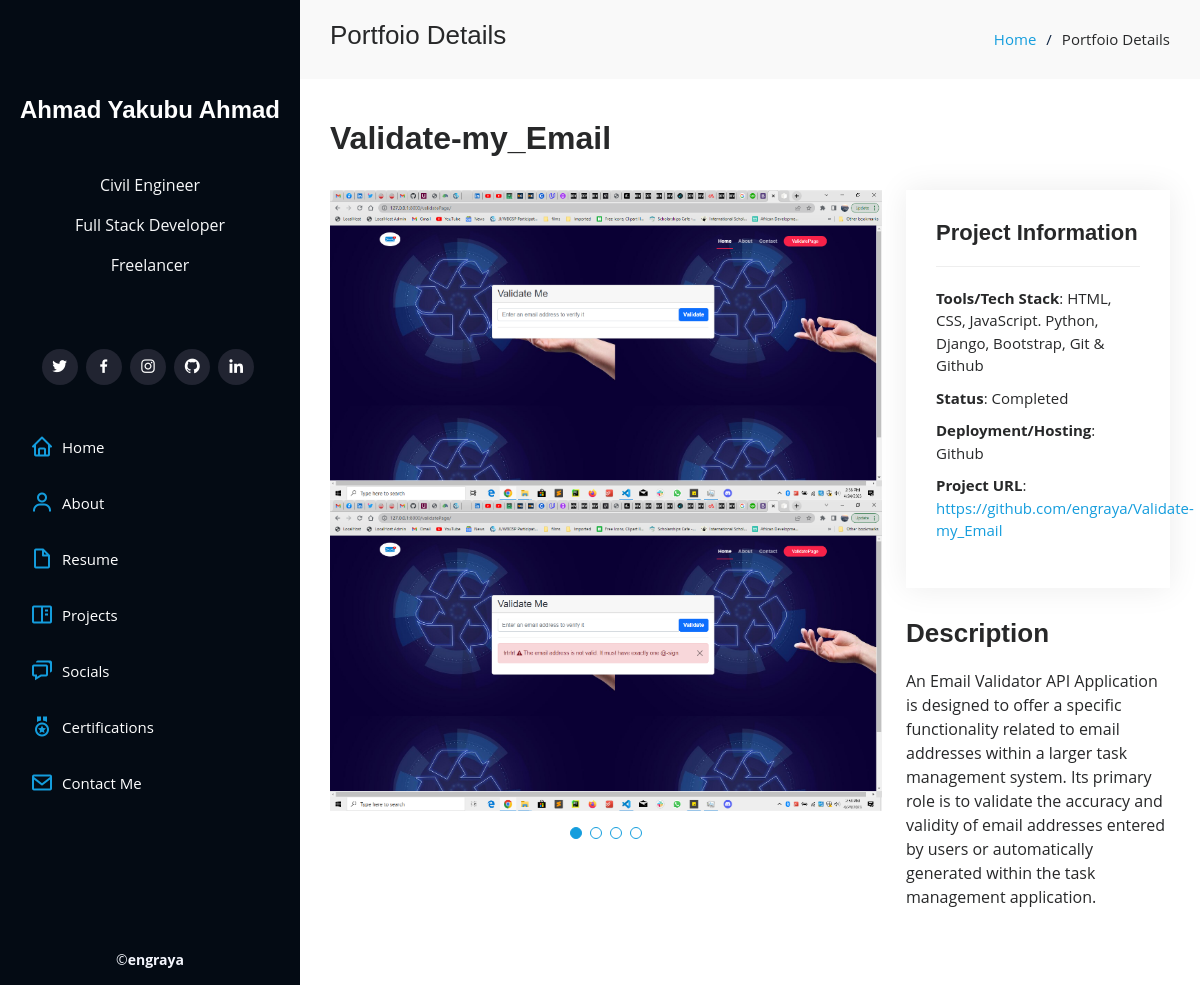
Page /portfolio-detail/3/ on the committed database.
### baseapp/models.py (models this page shows, shortened)
class Portfolio(models.Model):
    title = models.CharField(max_length=200, null=True, blank=True)
    portfolio_description = models.TextField()
    cover_image = models.ImageField(upload_to='portfolio_cover', null=True, blank=True)
    tech_stack = models.CharField(max_length=200, null=True, blank=True)
    deployment = models.CharField(max_length=200, null=True, blank=True)
    status = models.CharField(max_length=100, null=True, blank=True, choices=PROJECT_STATUS)
    portfolio_url = models.URLField(max_length=200, null=True, blank=True)

class Caption(models.Model):
    caption_shots = models.ForeignKey(Portfolio, on_delete=models.CASCADE ,null=True, blank=True)
    image = models.ImageField(upload_to='captions', null=True, blank=True)

### baseapp/views.py (the view)
# urls.py: path('portfolio-detail/<str:pk>/', views.portfolio_Detail, name="portfolio_detail"),
def portfolio_Detail(request, pk):
    portfolio = Portfolio.objects.get(id=pk)
    context = {'portfolio' : portfolio}
    return render(request, 'baseapp/portfolio-details.html', context)

### baseapp/templates/baseapp/portfolio-details.html
{% extends 'baseapp/base.html' %}
{% load static %}
{% block content  %}
<main id="main">
  <section id="breadcrumbs" class="breadcrumbs">
    <div class="container">
      <div class="d-flex justify-content-between align-items-center">
        <h2>Portfoio Details</h2>
        <ol>
          <li><a href="index.html">Home</a></li>
          <li>Portfoio Details</li>
        </ol>
      </div>
    </div>
  </section>
  <section id="portfolio-details" class="portfolio-details">
    <div class="container">
      <div class="row gy-4">
        <h2><strong>{{portfolio.title}}</strong></h2>
        <div class="col-lg-8">
          <div class="portfolio-details-slider swiper">
            {% for shot in portfolio.caption_set.all %}
            <div class="swiper-wrapper align-items-center">
              <div class="swiper-slide">
                <img src="{{shot.image.url}}" alt="">
              </div>
              <div class="swiper-slide">
                <img src="{{shot.image.url}}" alt="">
              </div>
            </div>
            {% endfor %}
            <div class="swiper-pagination"></div>
          </div>
        </div>
        <div class="col-lg-4">
          <div class="portfolio-info">
            <h3>Project Information</h3>
            <ul>
              <li><strong>Tools/Tech Stack</strong>: {{portfolio.tech_stack}}</li>
              <li><strong>Status</strong>: {{portfolio.status}}</li>
              <li><strong>Deployment/Hosting</strong>: {{portfolio.deployment}}</li>
              <li><strong>Project URL</strong>: <a href="{{portfolio.portfolio_url}}" target="_blank">{{portfolio.portfolio_url}}</a></li>
            </ul>
          </div>
          <div class="portfolio-description">
            <h2>Description</h2>
            <p>
              {{portfolio.portfolio_description}}
            </p>
          </div>
        </div>
      </div>
    </div>
  </section>
</main>
{% endblock content  %}

### static/assets/css/style.css (style rules this page uses)
body { font-family: "Open Sans", sans-serif; color: #272829; }
a { color: #149ddd; text-decoration: none; }
h1, h2, h3, h4, h5, h6 { font-family: "Raleway", sans-serif; }
#main { margin-left: 300px; }
.container, .container-fluid { padding-left: 30px; padding-right: 30px; }
section { padding: 60px 0; overflow: hidden; }
.portfolio-details { padding-top: 40px; }
.portfolio-details .portfolio-details-slider img { width: 100%; }
.portfolio-details .portfolio-details-slider .swiper-pagination { margin-top: 20px; position: relative; }
.portfolio-details .portfolio-info { padding: 30px; box-shadow: 0px 0 30px rgba(5, 13, 24, 0.08); }
.portfolio-details .portfolio-info h3 { font-size: 22px; font-weight: 700; margin-bottom: 20px; padding-bottom: 20px; border-bottom: 1px solid #eee; }
.portfolio-details .portfolio-info ul { list-style: none; padding: 0; font-size: 15px; }
.portfolio-details .portfolio-info ul li+li { margin-top: 10px; }
.portfolio-details .portfolio-description { padding-top: 30px; }
.portfolio-details .portfolio-description h2 { font-size: 26px; font-weight: 700; margin-bottom: 20px; }
.portfolio-details .portfolio-description p { padding: 0; }
.breadcrumbs { padding: 20px 0; background: #f9f9f9; }
.breadcrumbs h2 { font-size: 26px; font-weight: 300; }
.breadcrumbs ol { display: flex; flex-wrap: wrap; list-style: none; padding: 0; margin: 0; font-size: 15px; }
.breadcrumbs ol li+li { padding-left: 10px; }
.breadcrumbs ol li+li::before { display: inline-block; padding-right: 10px; color: #0e2442; content: "/"; }

### rows in the picture
Portfolio: title "Validate-my_Email", tech_stack "HTML, CSS, JavaScript. Python, Django, Bootstrap, Git & Github", status "Completed", deployment "Github", portfolio_url "https://github.com/engraya/Validate-my_Email", portfolio_description "An Email Validator API Application is designed to offer a specific functionality related to email addresses within a larger task management system. Its primary role is to validate the accuracy and validity of email addresses entered by users or automatically generated within the task management application."
Caption: image (picture)
Caption: image (picture)
